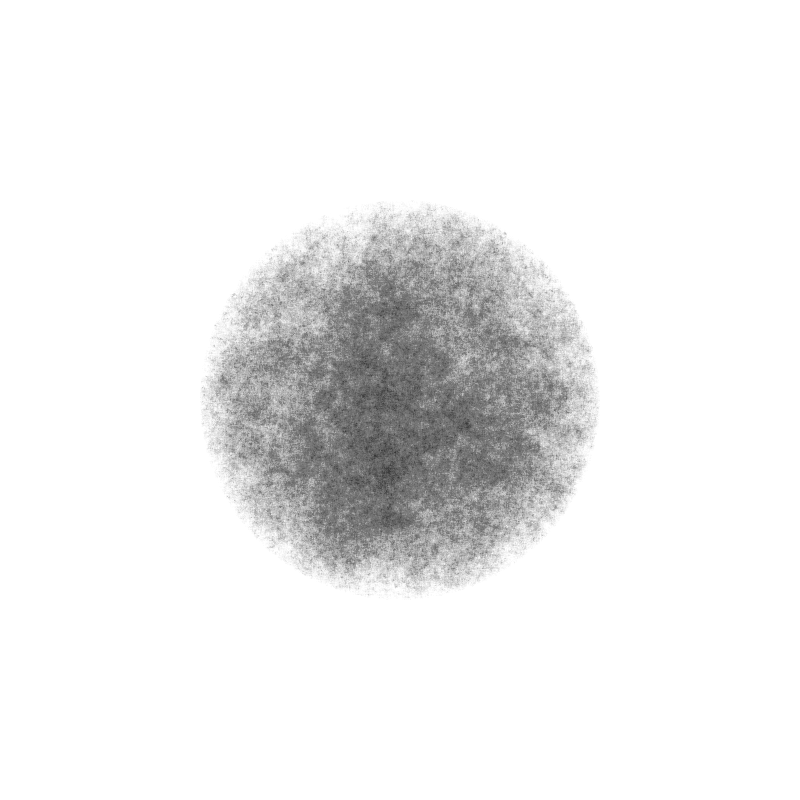
Frame 1 (no input)
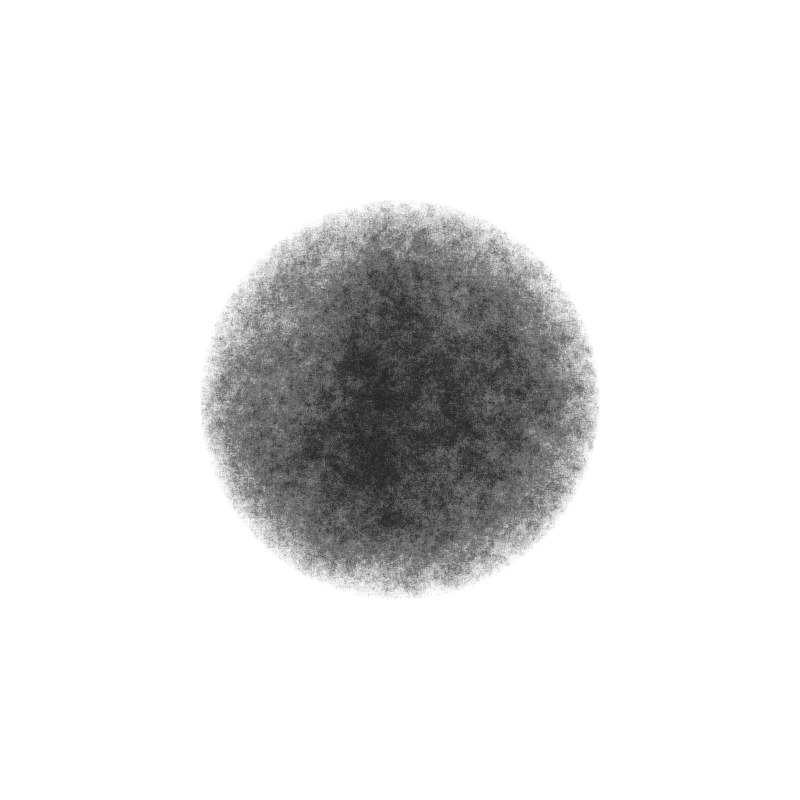
Frame 2 (the mouse pressed at the canvas centre, redrawn once)

The Processing sketch that drew these frames (run headless with seeded random() and noise(); the mouse was pressed at the canvas centre and the sketch redrawn once):

// Processing sketch: generative11
// ── generative11.pde
import java.util.UUID;

float WIDTH = 800;
float HEIGHT = 800;

void setup() {
  size(800,800);
  noFill();
  smooth(2);
  pixelDensity(displayDensity());
  background(255);
}

float r = 200;
float rSquared = r*r;

float centerX = WIDTH / 2;
float centerY = HEIGHT / 2;
float noiseIncrement = 0.01;



void draw() {  
  float offset = 0;

  float x = random(-r,r);
  float y = random(-1,1)*sqrt(rSquared-x*x);
  x += WIDTH / 2;
  y += HEIGHT / 2;
  
  for (int i = 0; i < 10000000; i++) {
    int chooser = int(random(1,5));
    switch(chooser) {
      case 1:  
        x += noise(offset)*2;
        break;
      case 2:  
        x -= noise(offset)*2;
        break;
      case 3:  
        y += noise(offset)*2;
        break;
      case 4:  
        y -= noise(offset)*2;
        break;
    }
    
    while (sqrt(sq(abs(x-centerX))+sq(abs(y-centerY))) > r) {
      x = random(-r,r);
      y = random(-1,1)*sqrt(rSquared-x*x);
      x += WIDTH / 2;
      y += HEIGHT / 2;
    }    
    
    float alpha = random(0,5);
    stroke(0,alpha);    
    point(x,y);
    offset += noiseIncrement;
  }
  
  print("done");
  noLoop();
}

void mousePressed() {
  if (mouseButton == LEFT) {
    redraw();
  } 
  //else if (mouseButton == RIGHT) {
  //  drawCloud();
  //}
}

void keyPressed () {
  if (key == RETURN || key == ENTER) {
    String uuid = UUID.randomUUID().toString();
    save(uuid + ".tif");
  }
}
